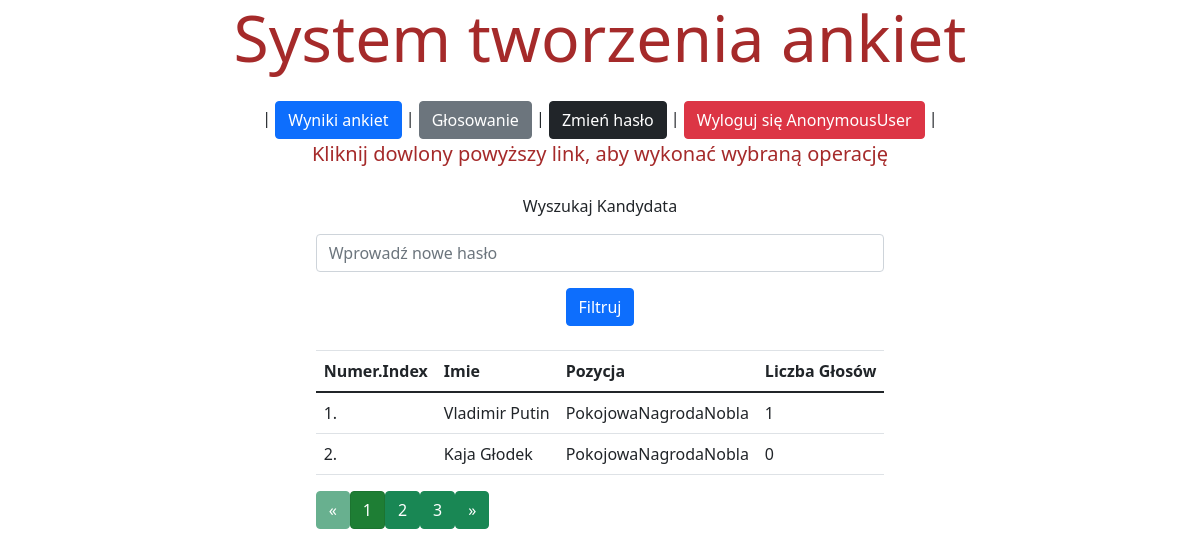
The app's page /results/ with its own data.
### polls/models.py (models this page shows, shortened)
class Candidates(models.Model):
    candidate_id = models.AutoField(primary_key=True)
    candidate_name = models.CharField(max_length=32)
    candidate_position = models.CharField(max_length=32)
    candidate_votes = models.IntegerField()

### polls/views.py (the view)
# urls.py: path("results/", views.results, name="results"),
def results(request):
    cos = Candidates.objects.all()
    page = request.GET.get('page', 1)
    paginator = Paginator(cos, 2)
    try:
        cos = paginator.page(page)
    except PageNotAnInteger:
        cos = paginator.page(1)
    except EmptyPage:
        cos = paginator.page(paginator.num_pages)
    if request.method == "POST":
        ask = request.POST['ask']
        print(ask)
        if ask is not None:
            cos = Candidates.objects.filter(candidate_name=ask)
    return render(request, "result.html", {'cos':cos})

### polls/templates/result.html (shortened to what this page needs)
{% extends 'base.html' %}
{% load static %}
{% block body %}
<div class="container mt-4">
    <form method="post" > {% csrf_token %}
      <table align="center"><tr><td>
      <div class="form-group">
        <center><label for="exampleInputEmail1">Wyszukaj Kandydata</label></center>
        <input class="form-control mt-2" name="ask" placeholder="Wprowadź nowe hasło" required>
      </div>
      <center><button type='submit' class="btn btn-primary" >Filtruj </button></center>
    </form>
    <br><table class="table table-hover" id="example">
        <thead>
            <tr>
                <th>Numer.Index</th>
                <th>Imie</th>
                <th>Pozycja</th>
                <th>Liczba Głosów</th>
            </tr>
        </thead>
        <tbody>
            {% for c in cos %}
            <tr>
                <td>{{forloop.counter}}.</td>
                <td>{{c.candidate_name}}</td>
                <td>{{c.candidate_position}}</td>
                <center><td>{{c.candidate_votes}}</td></center>
            {% endfor %}
        </tbody>
    </table>
    {% if cos.has_other_pages %}
  <ul class="pagination">
    {% if cos.has_previous %}
      <li><a href="?page={{ books.previous_page_number }}" class="btn btn-success">&laquo;</a></li>
    {% else %}
      <li class="disabled btn btn-success"><span>&laquo;</span></li>
    {% endif %}
    {% for i in cos.paginator.page_range %}
      {% if cos.number == i %}
        <li class="active btn btn-success"><span>{{ i }} </span></li>
      {% else %}
        <li><a href="?page={{ i }}" class="btn btn-success">{{ i }}</a></li>
      {% endif %}
    {% endfor %}
    {% if cos.has_next %}
      <li><a href="?page={{ books.next_page_number }}" class="btn btn-success">&raquo;</a></li>
    {% else %}
      <li class="disabled btn btn-success"><span>&raquo;</span></li>
    {% endif %}
  </ul>
{% endif %}
    </div>
{% endblock %}

### records on screen
Candidates: candidate_name "Vladimir Putin", candidate_position "PokojowaNagrodaNobla", candidate_votes "1"
Candidates: candidate_name "Kaja Głodek", candidate_position "PokojowaNagrodaNobla", candidate_votes "0"

### other values on screen
{{ user }} "AnonymousUser"
{{ i }} "1"
{{ i }} "2" "3"
